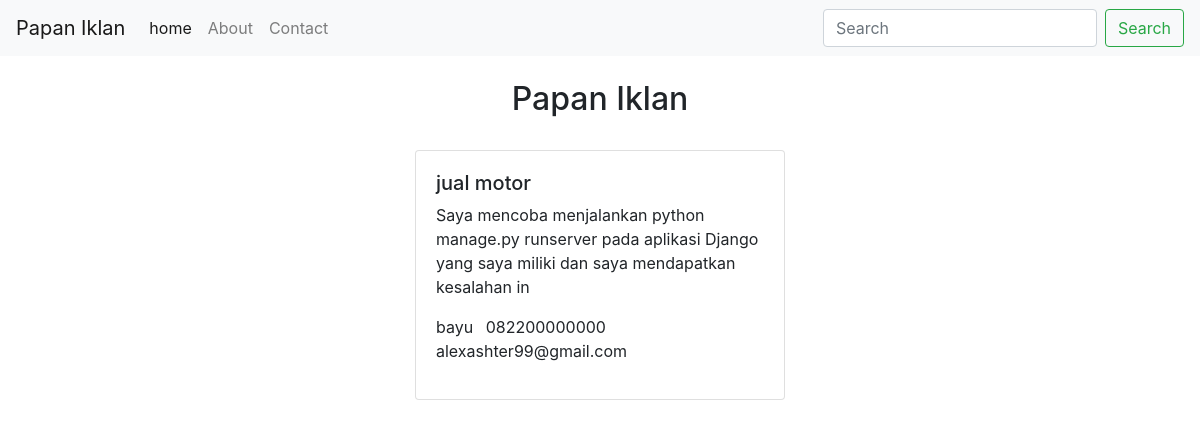
The page /iklan/3 on the database its author committed.
### webapp/models.py (models this page shows)
class Iklan(models.Model):
    nama = models.CharField(max_length=200)
    judul= models.CharField(max_length=200)
    deskripsi = models.TextField()
    phone = models.CharField(max_length=20)
    email = models.CharField(max_length=200, blank=True, null=True)

### webapp/views.py (the view)
# urls.py: path('iklan/<int:id>', DetailIklanView.as_view(), name="iklan-detail"),
class DetailIklanView(TemplateView):
    template_name = 'detail.html'
    id = None
    def get(self, request, id):
        iklan = Iklan.objects.get(id=id)
        return render(request, self.template_name, {'object':iklan})

### templates/detail.html (shortened to what this page needs)
{% extends 'base.html' %}
{% block content %}
<div class="row">
    <div class="col text-center">
        <h2>Papan Iklan</h2>
    </div>
</div>
    <div class="row mt-4">
        <div class="col-lg-4 offset-lg-4">
            <div class="card">
                <div class="card-body">
                    <h5>{{object.judul}}</h5>
                    <p>{{object.deskripsi}}</p>
                    <ul class="list-inline">
                        <li class="list-inline-item">{{object.nama}}</li>
                        <li class="list-inline-item">{{object.phone}}</li>
                            {% if object.email %}
                                <li class="list-inline-item">
                                    {{object.email}}
                                </li>
                            {% endif %}
                    </ul>
                </div>
            </div>
        </div>
    </div>
{% endblock content %}

### rows shown on the page
Iklan: judul "jual motor", deskripsi "Saya mencoba menjalankan python manage.py runserver pada aplikasi Django yang saya miliki dan saya mendapatkan kesalahan in", nama "bayu", phone "082200000000", email "alexashter99@gmail.com"
